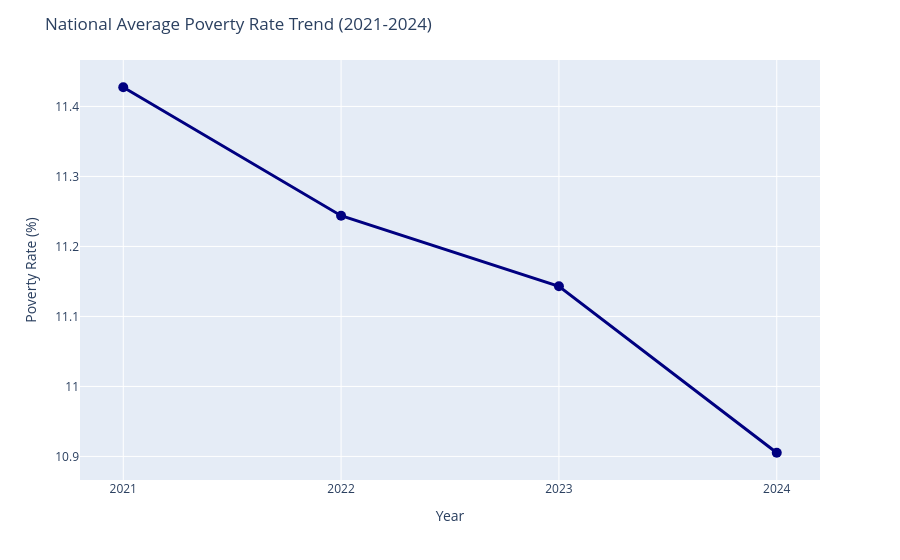

Source (notebook cell):
### Markdown cell above
## Temporal Exploratory Data Analysis

### Code cell
import plotly.express as px
mean_trend = df.groupby('year')['poverty_rate'].mean()
fig = px.line(mean_trend.reset_index(), x='year', y='poverty_rate', markers=True)
fig.update_traces(line_color='navy', line_width=3, marker=dict(size=10))
fig.update_layout(title="National Average Poverty Rate Trend (2021-2024)", xaxis_title="Year", yaxis_title="Poverty Rate (%)", xaxis=dict(dtick=1))
fig.write_json(OUTPUT_DIR / 'plot_forecast_average_trend.json')
fig.show()

### Figure 1 — Plotly figure (JSON) as saved in the notebook; plotly's stock layout.template omitted (floating-point values rounded to 4 significant figures)
{"data": [{"hovertemplate": "year=%{x}<br>poverty_rate=%{y}<extra></extra>", "legendgroup": "", "line": {"color": "navy", "dash": "solid", "width": 3}, "marker": {"size": 10, "symbol": "circle"}, "mode": "lines+markers", "name": "", "orientation": "v", "showlegend": false, "type": "scatter", "x": [2021, 2022, 2023, 2024], "xaxis": "x", "y": [11.43, 11.24, 11.14, 10.91], "yaxis": "y"}], "layout": {"legend": {"tracegroupgap": 0}, "margin": {"t": 60}, "title": {"text": "National Average Poverty Rate Trend (2021-2024)"}, "xaxis": {"anchor": "y", "domain": [0, 1], "dtick": 1, "title": {"text": "Year"}}, "yaxis": {"anchor": "x", "domain": [0, 1], "title": {"text": "Poverty Rate (%)"}}}}
